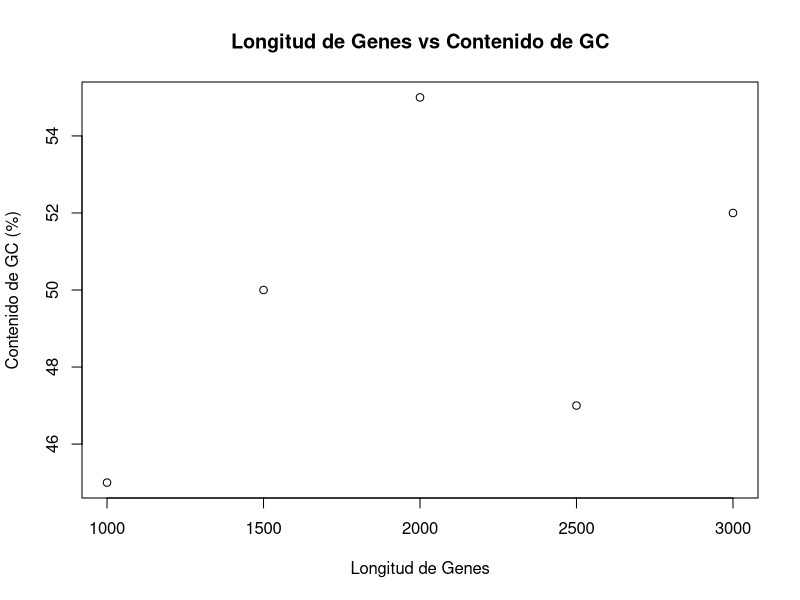
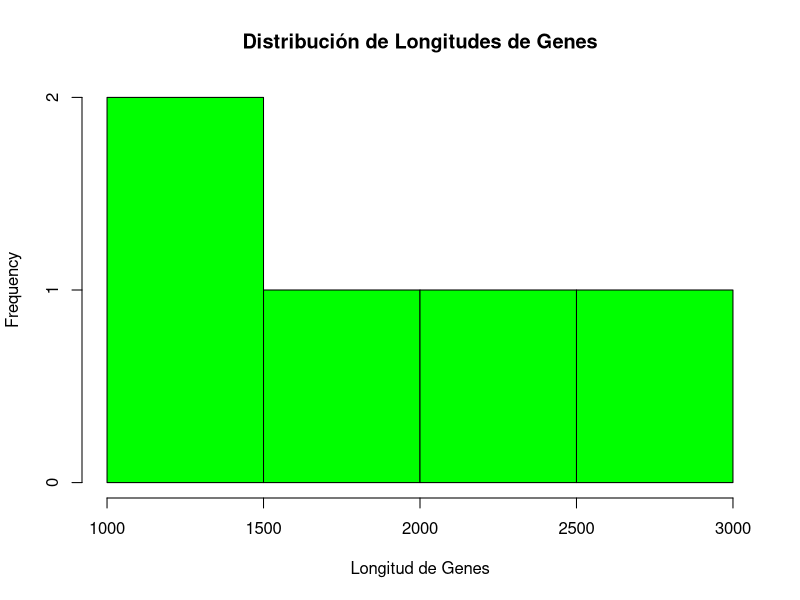
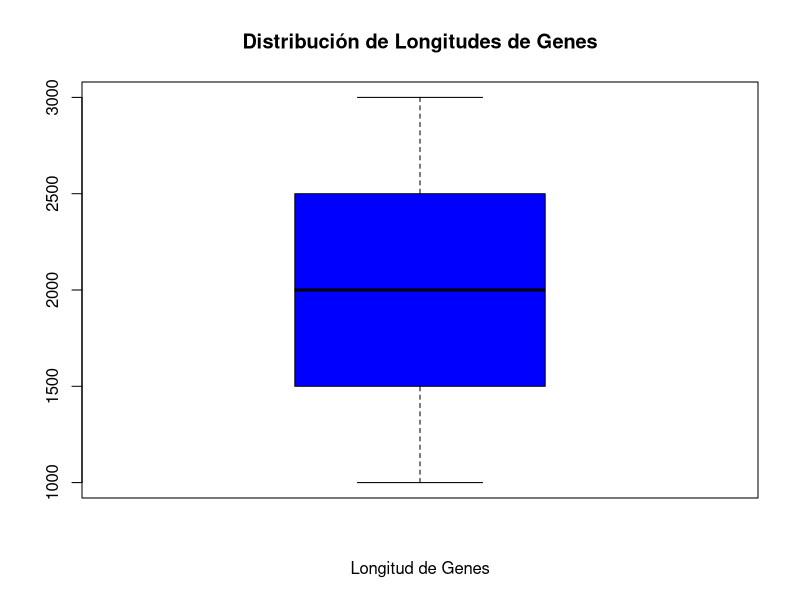
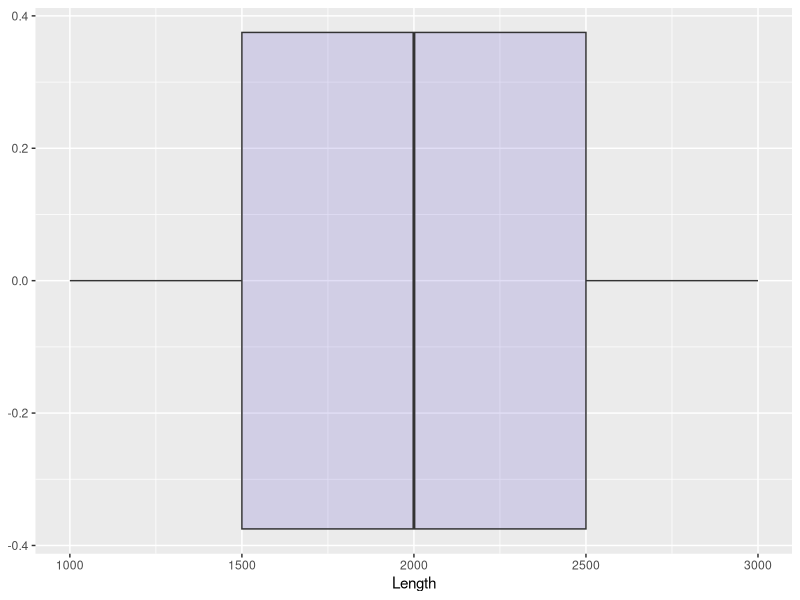
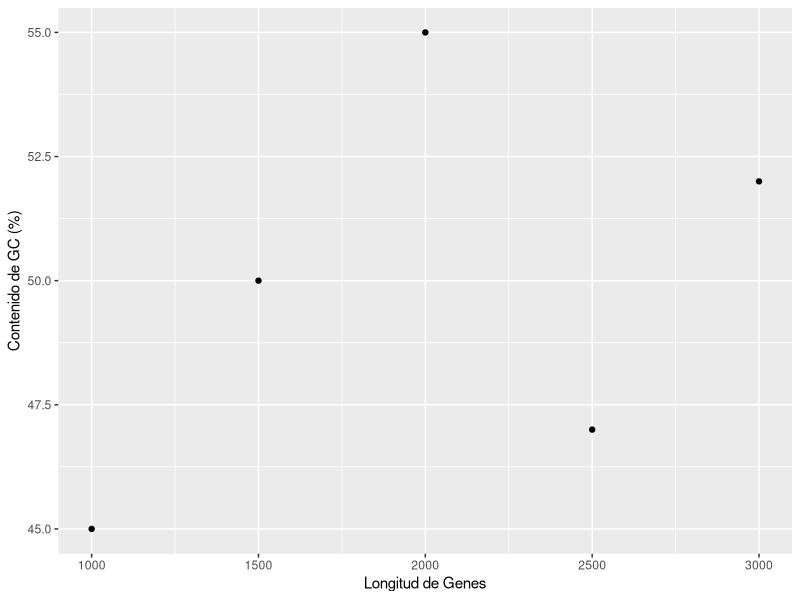
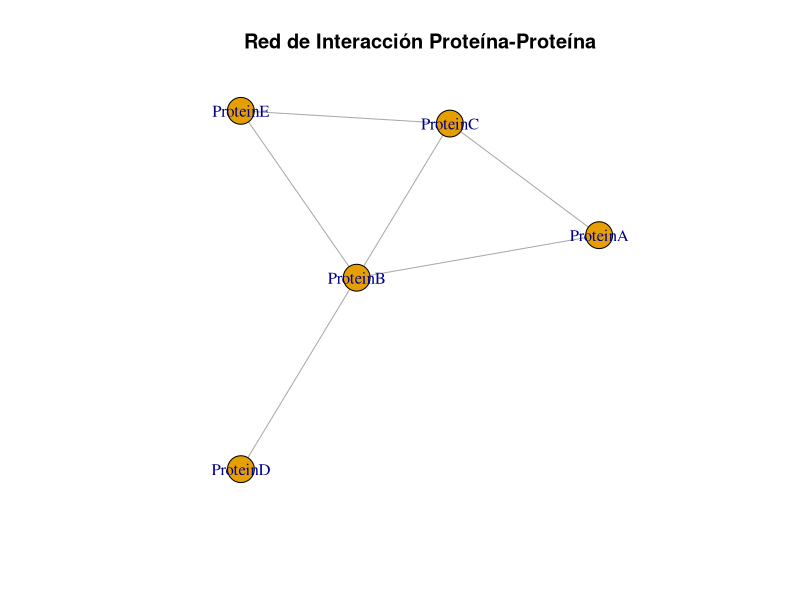
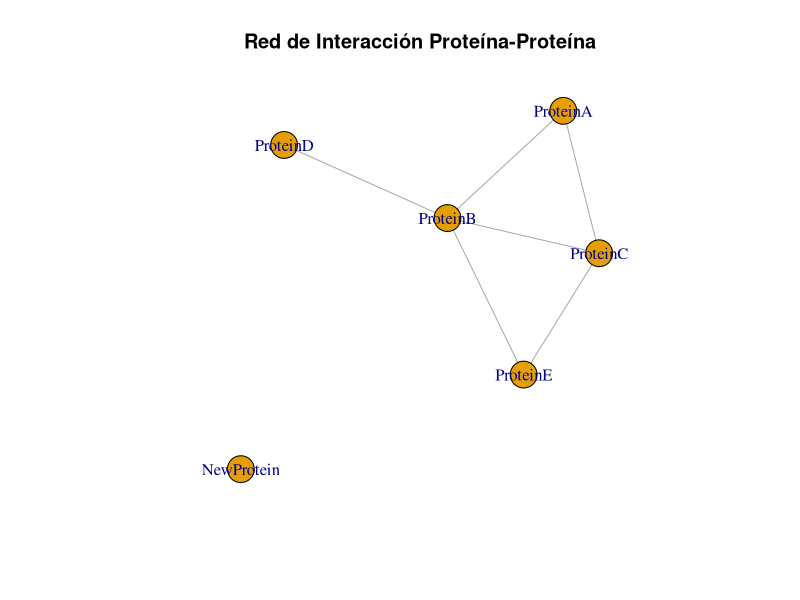
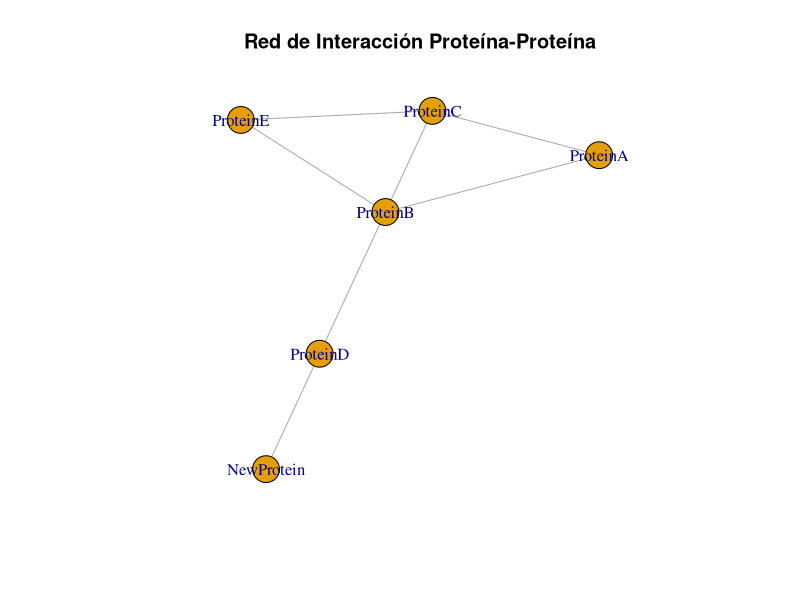

The R source for these figures, in order:
## ---- chunk 1
# Asignar longitudes de secuencias de ADN a variables
length_gene1 <- 1500
length_gene2 <- 1200

# Imprimir las variables
length_gene1
length_gene2

# Realizar operaciones con variables
total_length <- length_gene1 + length_gene2
total_length
## ---- chunk 2
# Numérico
sequence_length <- 1500
class(sequence_length)

# Caracter
species <- "Homo sapiens"
class(species)

# Lógico
is_protein_coding <- TRUE
class(is_protein_coding)
## ---- chunk 3
# Calcular el contenido de GC de una secuencia de ADN 
g <- 200
c <- 180
a <- 150
t <- 170
# Número total de nucleótidos 
total_nt <- g + c + a + t  
# Porcentaje de contenido de GC 
gc_content <- ((g + c) / total_nt) * 100 
gc_content
## ---- chunk 4
# Algunas operaciones extras son
# la raiz
sqrt(4)
# la exponencial
exp(2)
# elevar con una potencia
2^3
sqrt(4)^2
## ---- chunk 5
# Crear un vector numérico de longitudes de genes
gene_lengths <- c(1000, 1500, 2000, 2500, 3000)
gene_lengths
# Crear un vector de caracteres de nombres de genes
gene_names <- c("GeneA", "GeneB", "GeneC", "GeneD", "GeneE")
gene_names
## ---- chunk 6
# Algunas operaciones básicas con ellos
1 + 3 * gene_lengths
length(gene_lengths)
# Extraer datos de vector
gene_lengths[3]
gene_lengths[2:5]
gene_lengths[c(2,5)]
## ---- chunk 7
# Crear un data frame con información de genes
genes_df <- data.frame(
  Name = gene_names,
  Length = gene_lengths,
  GC_Content = c(45, 50, 55, 47, 52)
)
genes_df
## ---- chunk 8
# Extraer datos de dataframe
genes_df$Name       # Acceder a una columna por nombre
genes_df[, "Length"] # Acceder a una columna por nombre usando índices
genes_df[1, ] # Acceder a la primera fila
class(genes_df[1, ]) # miremos la clase de dato que devuelve
genes_df[1:2,] 
genes_df[c(1, 3),]
genes_df[c(1,3)]
## ---- chunk 9
# obtener algunas metricas sobre el dataframe
dim(genes_df)
summary(genes_df)
## ---- chunk 10
# Gráfico de dispersión básico de longitudes de genes vs contenido de GC
plot(genes_df$Length, genes_df$GC_Content, main="Longitud de Genes vs Contenido de GC", xlab="Longitud de Genes", ylab="Contenido de GC (%)")
## ---- chunk 11
# Histograma básico de longitudes de genes
hist(genes_df$Length, main="Distribución de Longitudes de Genes", xlab="Longitud de Genes", col="green", border="black")
## ---- chunk 12
# Boxplot básico de longitudes de genes 
boxplot(genes_df$Length, main="Distribución de Longitudes de Genes", xlab="Longitud de Genes", col="blue", border="black")
## ---- chunk 13
library(ggplot2)
ggplot(genes_df, aes(x=Length)) + geom_boxplot(fill="slateblue", alpha=0.2)
ggplot(genes_df, aes(x=Length, y=GC_Content)) + geom_point() + xlab("Longitud de Genes") + ylab("Contenido de GC (%)")
## ---- chunk 14
# Cargar paquete igraph
library(igraph)
## ---- chunk 15
# Definir aristas (interacciones) entre proteínas
edges <- c("ProteinA", "ProteinB",
           "ProteinA", "ProteinC",
           "ProteinB", "ProteinC",
           "ProteinB", "ProteinD",
           "ProteinB", "ProteinE",
           "ProteinC", "ProteinE")

# Crear un objeto de grafo
g <- graph(edges, directed=FALSE)
## ---- chunk 16
# Extracción de principales objetos
V(g)
E(g)
V(g)$name
## ---- chunk 17
# Graficar el grafo
plot(g, vertex.label=V(g)$name, main="Red de Interacción Proteína-Proteína")
## ---- chunk 18
# Incorporar vértices
g <- add_vertices(g, 1, name = "NewProtein")
plot(g, vertex.label=V(g)$name, main="Red de Interacción Proteína-Proteína")
# Incorporar edges
g <- add_edges(g, edges = c("ProteinD", "NewProtein"), directed=FALSE)
plot(g, vertex.label=V(g)$name, main="Red de Interacción Proteína-Proteína")
## ---- chunk 19
# Calcular el grado de cada nodo
degree(g)
betweenness(g)

# Graficar el grafo con tamaños de nodo proporcionales a su grado
plot(g, vertex.size=degree(g)*10, vertex.label=V(g)$name, main="Red de Interacción Proteína-Proteína (Tamaño del Nodo ~ Grado)")
## ---- chunk 20
hist(degree(g), main="Distribución del grado de los nodos", xlab="", col="blue", border="black")
plot(betweenness(g), degree(g), main="Betweenness vs degree", xlab="Betweenness", ylab="Degree")
